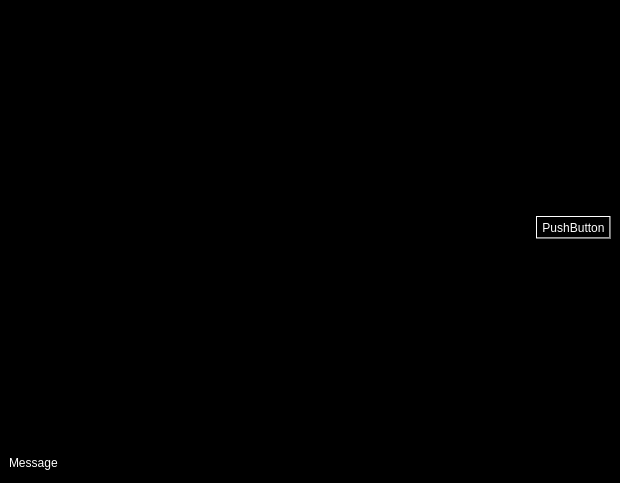
<?xml version="1.0" encoding="UTF-8"?>
<ui version="4.0">
 <class>Freechat</class>
 <widget class="QDialog" name="Freechat">
  <property name="geometry">
   <rect>
    <x>0</x>
    <y>0</y>
    <width>620</width>
    <height>483</height>
   </rect>
  </property>
  <property name="windowTitle">
   <string>Freechat</string>
  </property>
  <property name="windowIcon">
   <iconset>
    <normaloff>../freechat.jpg</normaloff>../freechat.jpg</iconset>
  </property>
  <property name="styleSheet">
   <string notr="true">background-color: qlineargradient(spread:pad, x1:1, y1:0, x2:1, y2:0, stop:0.392045 rgba(0, 0, 0, 255), stop:0.607955 rgba(255, 255, 255, 255));</string>
  </property>
  <layout class="QVBoxLayout" name="verticalLayout">
   <property name="leftMargin">
    <number>9</number>
   </property>
   <property name="topMargin">
    <number>9</number>
   </property>
   <property name="rightMargin">
    <number>9</number>
   </property>
   <property name="bottomMargin">
    <number>9</number>
   </property>
   <item>
    <layout class="QHBoxLayout">
     <property name="spacing">
      <number>6</number>
     </property>
     <property name="leftMargin">
      <number>0</number>
     </property>
     <property name="topMargin">
      <number>0</number>
     </property>
     <property name="rightMargin">
      <number>0</number>
     </property>
     <property name="bottomMargin">
      <number>0</number>
     </property>
     <item>
      <widget class="QTextEdit" name="textFieldForViewMessages">
       <property name="focusPolicy">
        <enum>Qt::NoFocus</enum>
       </property>
       <property name="styleSheet">
        <string notr="true">color: rgb(255, 255, 255);
background-color: qlineargradient(spread:pad, x1:1, y1:0, x2:1, y2:0, stop:0.392045 rgba(0, 0, 0, 255), stop:0.607955 rgba(255, 255, 255, 255));
</string>
       </property>
       <property name="readOnly">
        <bool>true</bool>
       </property>
      </widget>
     </item>
     <item>
      <widget class="QListWidget" name="listWithIpOfUsers">
       <property name="maximumSize">
        <size>
         <width>180</width>
         <height>16777215</height>
        </size>
       </property>
       <property name="focusPolicy">
        <enum>Qt::NoFocus</enum>
       </property>
       <property name="autoFillBackground">
        <bool>false</bool>
       </property>
       <property name="styleSheet">
        <string notr="true">color: rgb(255, 255, 255);
background-color: qlineargradient(spread:pad, x1:1, y1:0, x2:1, y2:0, stop:0.392045 rgba(0, 0, 0, 255), stop:0.607955 rgba(255, 255, 255, 255));</string>
       </property>
      </widget>
     </item>
     <item>
      <widget class="QPushButton" name="showNetworkInfo">
       <property name="styleSheet">
        <string notr="true">color: rgb(255, 255, 255);
font: 57 12pt &quot;Letter Gothic Std&quot;;</string>
       </property>
       <property name="text">
        <string>PushButton</string>
       </property>
      </widget>
     </item>
    </layout>
   </item>
   <item>
    <layout class="QHBoxLayout">
     <property name="spacing">
      <number>6</number>
     </property>
     <property name="leftMargin">
      <number>0</number>
     </property>
     <property name="topMargin">
      <number>0</number>
     </property>
     <property name="rightMargin">
      <number>0</number>
     </property>
     <property name="bottomMargin">
      <number>0</number>
     </property>
     <item>
      <widget class="QLabel" name="labelMessage">
       <property name="styleSheet">
        <string notr="true">font: 8pt &quot;Letter Gothic Std&quot;;
background-color: qlineargradient(spread:pad, x1:1, y1:0, x2:1, y2:0, stop:0.392045 rgba(0, 0, 0, 255), stop:0.607955 rgba(255, 255, 255, 255));
color: rgb(255, 255, 255);</string>
       </property>
       <property name="text">
        <string>Message</string>
       </property>
      </widget>
     </item>
     <item>
      <widget class="QLineEdit" name="lineForTypeText">
       <property name="styleSheet">
        <string notr="true">color: rgb(255, 255, 255);
background-color: qlineargradient(spread:pad, x1:1, y1:0, x2:1, y2:0, stop:0.392045 rgba(0, 0, 0, 255), stop:0.607955 rgba(255, 255, 255, 255));</string>
       </property>
      </widget>
     </item>
    </layout>
   </item>
  </layout>
 </widget>
 <layoutdefault spacing="6" margin="11"/>
 <resources/>
 <connections/>
</ui>
